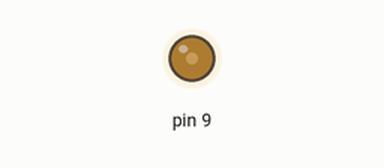
Simulated run of this sketch. Board: Arduino Uno, built with avr-gcc and run on an emulated ATmega328P. Shown: output pins drawn as LEDs (lit = HIGH). Random numbers use the default seed unless the sketch sets one.

Above: at 0.33 s.
At 21.31 s:
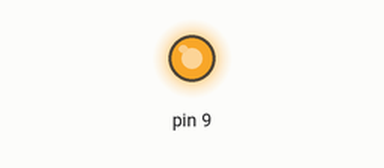
At 39.07 s:
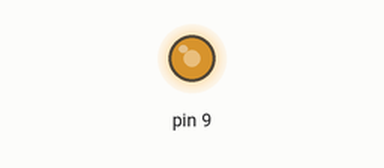
Timing chart, 0 to 40.0 s (numbered marks = the images above):
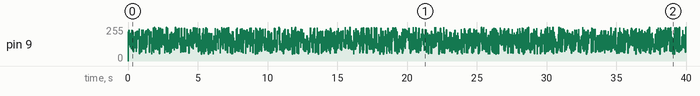

The sketch:

flame.ino
```cpp
void setup(void) {
  randomSeed(analogRead(A0));
}

unsigned long t1, dt;
int pausa = 10;

void loop(void) {

  dt = millis() - t1;
  if (dt > pausa) {
    pausa = random(1, 30);
    t1 = millis();
    int x = random(50,255);
    analogWrite(9, x);
  }

}
```
